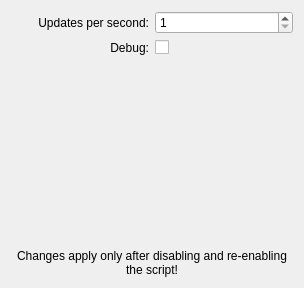
<?xml version="1.0" encoding="UTF-8"?>
<ui version="4.0">
 <class>KWin::CursorEyesScriptConfigForm</class>
 <widget class="QWidget" name="KWin::CursorEyesScriptConfigForm">
  <property name="geometry">
   <rect>
    <x>0</x>
    <y>0</y>
    <width>304</width>
    <height>288</height>
   </rect>
  </property>
  <layout class="QVBoxLayout" name="verticalLayout_2">
   <item>
    <layout class="QVBoxLayout" name="verticalLayout">
     <item>
      <layout class="QGridLayout" name="gridLayout">
       <item row="0" column="0">
        <widget class="QLabel" name="label">
         <property name="sizePolicy">
          <sizepolicy hsizetype="Preferred" vsizetype="Preferred">
           <horstretch>1</horstretch>
           <verstretch>0</verstretch>
          </sizepolicy>
         </property>
         <property name="whatsThis">
          <string>Change how fast cursor position is updated.</string>
         </property>
         <property name="text">
          <string>Updates per second:</string>
         </property>
         <property name="alignment">
          <set>Qt::AlignRight|Qt::AlignTrailing|Qt::AlignVCenter</set>
         </property>
        </widget>
       </item>
       <item row="0" column="1">
        <widget class="QSpinBox" name="kcfg_UpdatesPerSecond">
         <property name="sizePolicy">
          <sizepolicy hsizetype="MinimumExpanding" vsizetype="Fixed">
           <horstretch>1</horstretch>
           <verstretch>1</verstretch>
          </sizepolicy>
         </property>
         <property name="whatsThis">
          <string>Change how fast cursor position is updated.</string>
         </property>
         <property name="minimum">
          <number>1</number>
         </property>
         <property name="maximum">
          <number>60</number>
         </property>
        </widget>
       </item>
       <item row="1" column="0">
        <widget class="QLabel" name="label_3">
         <property name="text">
          <string>Debug:</string>
         </property>
         <property name="alignment">
          <set>Qt::AlignRight|Qt::AlignTrailing|Qt::AlignVCenter</set>
         </property>
        </widget>
       </item>
       <item row="1" column="1">
        <widget class="QCheckBox" name="kcfg_EnableDebug">
         <property name="text">
          <string/>
         </property>
        </widget>
       </item>
      </layout>
     </item>
     <item>
      <spacer name="verticalSpacer">
       <property name="orientation">
        <enum>Qt::Vertical</enum>
       </property>
       <property name="sizeHint" stdset="0">
        <size>
         <width>20</width>
         <height>40</height>
        </size>
       </property>
      </spacer>
     </item>
     <item>
      <layout class="QHBoxLayout" name="horizontalLayout_3">
       <item>
        <widget class="QLabel" name="label_2">
         <property name="enabled">
          <bool>true</bool>
         </property>
         <property name="sizePolicy">
          <sizepolicy hsizetype="Preferred" vsizetype="Preferred">
           <horstretch>0</horstretch>
           <verstretch>0</verstretch>
          </sizepolicy>
         </property>
         <property name="minimumSize">
          <size>
           <width>0</width>
           <height>0</height>
          </size>
         </property>
         <property name="autoFillBackground">
          <bool>false</bool>
         </property>
         <property name="lineWidth">
          <number>1</number>
         </property>
         <property name="midLineWidth">
          <number>0</number>
         </property>
         <property name="text">
          <string>Changes apply only after disabling and re-enabling the script!</string>
         </property>
         <property name="alignment">
          <set>Qt::AlignCenter</set>
         </property>
         <property name="wordWrap">
          <bool>true</bool>
         </property>
        </widget>
       </item>
      </layout>
     </item>
    </layout>
   </item>
  </layout>
 </widget>
 <resources/>
 <connections/>
</ui>
